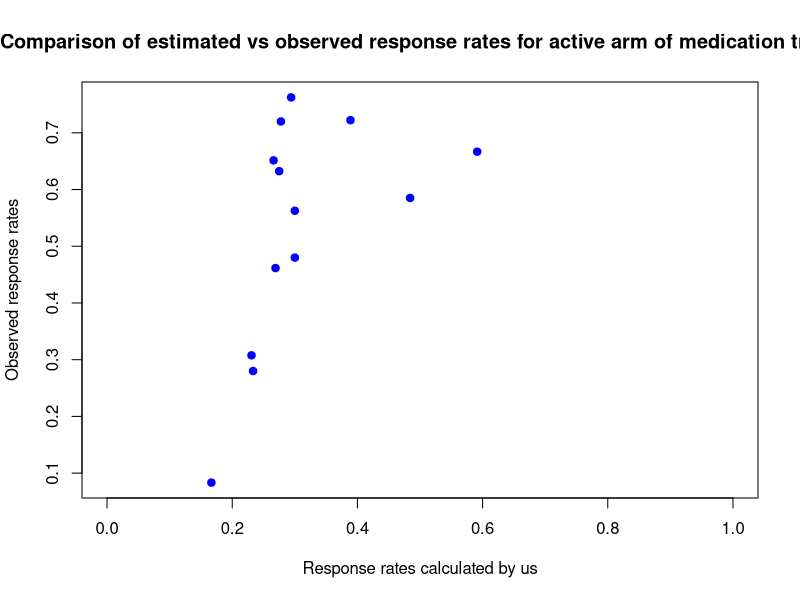
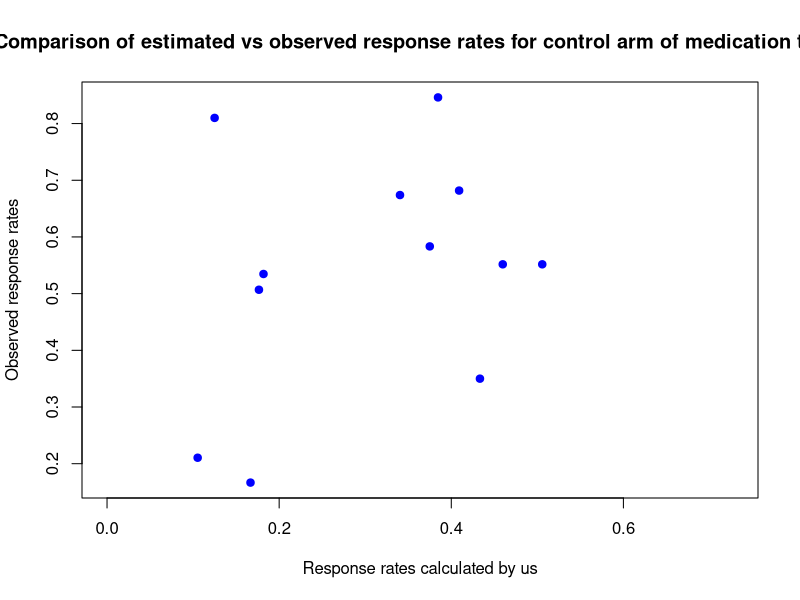
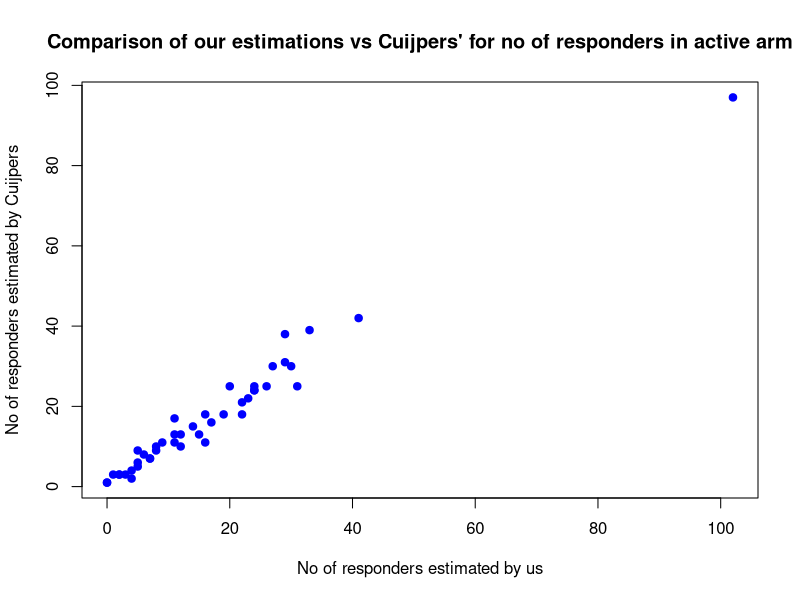
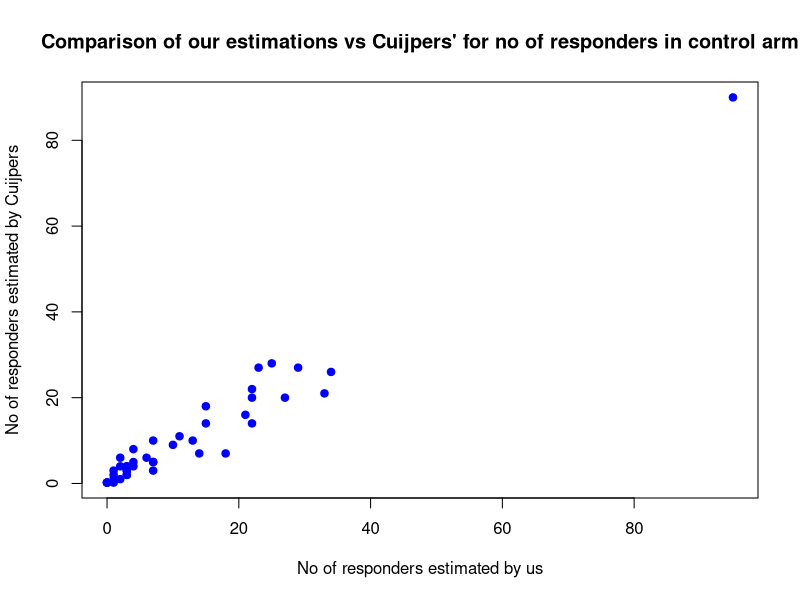

Source code (R) for these figures, in order: (Note: this script raises an error after producing the figures.)
# create and clean new merged dataset
library(readr)
library(tidyverse)

df_full_psych <- read_csv("Full Psychotherapy Dataset.csv", col_types = cols(year = col_character()))
df_full_med <- read.csv("Full Medication Dataset.csv")

# merge datasets
merged_dataset <- bind_rows(df_full_med, df_full_psych)

# fix column ordering
merged_dataset <- select(merged_dataset, -c(primary, hierarchy, time))
merged_dataset <- merged_dataset %>% relocate(descr_active, .after = control_type)
merged_dataset <- merged_dataset %>% relocate(descr_control, .after = descr_active)
merged_dataset <- merged_dataset %>% relocate(mean_age, .after = age_group)
merged_dataset <- merged_dataset %>% relocate(percent_women, .after = control_mean_age)
merged_dataset <- merged_dataset %>% relocate(responders_active: cuij_responders_control, .after = observed_resp_rate_control)

#create vector indicating instrument primacy according to our hierarchy
unique(merged_dataset$instrument) # check unique values to account for differences in formatting of instrument names
merged_dataset <- merged_dataset %>%
  mutate(
    instrument_value = case_when(
      instrument %in% c("CDRS", "CDRS-R", "cdrs-r") ~ 1,
      instrument %in% c("HAM-D", "ham-d") ~ 2,
      instrument %in% c("MADRS") ~ 3,
      instrument %in% c("BDI", "bdi", "bdi-ii") ~ 4,
      instrument %in% c("cdi") ~ 5,
      instrument %in% c("K-SADS-L", "K-SADS", "K-SADS (adapted)") ~ 6,
      instrument %in% c("mfq", "smfq") ~ 7,
      instrument %in% c("RADS", "rads") ~ 8,
      instrument %in% c("bid") ~ 9,
      instrument %in% c("CDS") ~ 10,
      instrument %in% c("ces-d") ~ 11,
      instrument %in% c("CAS") ~ 12,
      instrument %in% c("cbcl-d") ~ 13,
      TRUE ~ 99 # Default case, if none of the above conditions match
    )
  )
merged_dataset <- merged_dataset %>% relocate(instrument_value, .after = instrument)

# create response rate variables
# first create our primary response rate variable, which is estimated number of responders / n at randomisation
resp_rate_active <- (merged_dataset$responders_active)/(merged_dataset$baseline_n_active)
resp_rate_control <- (merged_dataset$responders_control)/(merged_dataset$baseline_n_control)

#then calculate response rate using n at post-test (i.e. completers only) 
resp_rate_active_completers <- (merged_dataset$responders_active)/(merged_dataset$post_n_active)
resp_rate_control_completers <- (merged_dataset$responders_control)/(merged_dataset$post_n_control)

merged_dataset <- cbind(merged_dataset, resp_rate_active, resp_rate_control, resp_rate_active_completers, resp_rate_control_completers)
merged_dataset <- merged_dataset %>% relocate(resp_rate_active: resp_rate_control_completers, .after = responders_control)

merged_dataset <- merged_dataset %>%
  mutate(
    resp_rate_active = round(resp_rate_active, 4),
    resp_rate_control = round(resp_rate_control, 4),
    resp_rate_active_completers = round(resp_rate_active_completers, 4),
    resp_rate_control_completers = round(resp_rate_control_completers, 4)
  )

#calculate response rate for studies that reported no of responders
calc_observed_resp_rate_active <- (merged_dataset$observed_responders_active)/(merged_dataset$observed_responders_active_n)
calc_observed_resp_rate_control <- (merged_dataset$observed_responders_control)/(merged_dataset$observed_responders_control_n)
merged_dataset$observed_resp_rate_active <- coalesce(calc_observed_resp_rate_active, merged_dataset$observed_resp_rate_active)
merged_dataset$observed_resp_rate_control <- coalesce(calc_observed_resp_rate_control, merged_dataset$observed_resp_rate_control)

#plot and check correlation between our calculations and observed response rate, for active condition
plot(merged_dataset$resp_rate_active, merged_dataset$observed_resp_rate_active, 
     xlab = "Response rates calculated by us", ylab = "Observed response rates",
     main = "Comparison of estimated vs observed response rates for active arm of medication trials",
     pch = 19, col = "blue")
cor(merged_dataset$resp_rate_active, merged_dataset$observed_resp_rate_active, method = "pearson", use = "pairwise.complete.obs")

#plot and check correlation between our calculations and observed response rate, for control condition
plot(merged_dataset$resp_rate_control, merged_dataset$observed_resp_rate_control, 
     xlab = "Response rates calculated by us", ylab = "Observed response rates",
     main = "Comparison of estimated vs observed response rates for control arm of medication trials",
     pch = 19, col = "blue")
cor(merged_dataset$resp_rate_control, merged_dataset$observed_resp_rate_control, method = "pearson", use = "pairwise.complete.obs")

#check correlation between our calculations and cuijpers' calculations 
cor(merged_dataset$responders_active, merged_dataset$cuij_responders_active, method = "pearson", use = "pairwise.complete.obs")
cor(merged_dataset$responders_control, merged_dataset$cuij_responders_control, method = "pearson", use = "pairwise.complete.obs")

#check plots
# for active arm
plot(merged_dataset$responders_active, merged_dataset$cuij_responders_active, 
     xlab = "No of responders estimated by us", ylab = "No of responders estimated by Cuijpers",
     main = "Comparison of our estimations vs Cuijpers' for no of responders in active arm",
     pch = 19, col = "blue")

# for control arm
plot(merged_dataset$responders_control, merged_dataset$cuij_responders_control, 
     xlab = "No of responders estimated by us", ylab = "No of responders estimated by Cuijpers",
     main = "Comparison of our estimations vs Cuijpers' for no of responders in control arm",
     pch = 19, col = "blue")

#calculate cohens d
cohens_d_active <- (merged_dataset$post_mean_active - merged_dataset$baseline_mean_active)/
  ((merged_dataset$post_sd_active + merged_dataset$baseline_sd_active)/2)
cohens_d_control <- (merged_dataset$post_mean_control - merged_dataset$baseline_mean_control)/
  ((merged_dataset$post_sd_control + merged_dataset$baseline_sd_control)/2)

merged_dataset <- cbind(merged_dataset, cohens_d_active, cohens_d_control)

write.csv(merged_dataset, "Apples vs Oranges Dataset.csv") 


cor.test(Apples_vs_Oranges_Dataset$resp_rate_active, Apples_vs_Oranges_Dataset$observed_resp_rate_active)
library(tidyverse) 

# this is meds
test_df <- Apples_vs_Oranges_Dataset %>% 
  filter(psy_or_med == 0, (instrument_value == 1|instrument_value == 2 |instrument_value == 3)) %>% 
  filter(!is.na(resp_rate_active) & !is.na(observed_resp_rate_active)  ) %>% 
   dplyr:: select(resp_rate_active, observed_resp_rate_active, study, year, response_criterion, instrument) #%>% 
#   filter(!is.na(resp_rate_active) & !is.na(observed_resp_rate_active)  )
# 
# Apples_vs_Oranges_Dataset %>% 
#   mutate(cuij_rate_active = cuij_responders_active/baseline_n_active) %>% 
#   filter(psy_or_med == 1) %>% 
#   dplyr:: select(resp_rate_active, cuij_rate_active, study, year, response_criterion, instrument) %>% 
#   filter(!is.na(resp_rate_active) & !is.na(cuij_rate_active)  )
